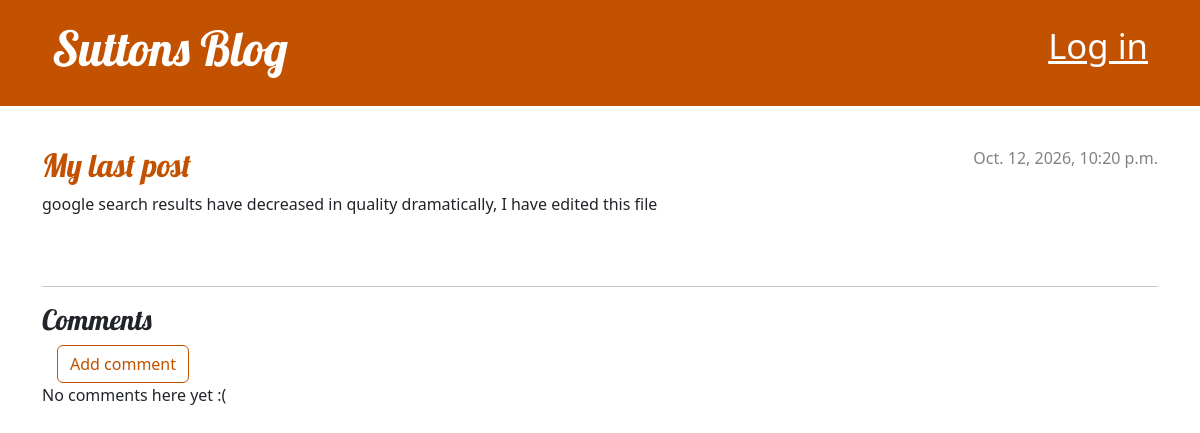
Screenshot of /post/3/ with the database file from the repository.
### blog/models.py (models this page shows, shortened)
class Post(models.Model):
    author = models.ForeignKey(settings.AUTH_USER_MODEL, on_delete=models.CASCADE)
    title = models.CharField(max_length=200)
    text = models.TextField()
    create_date = models.DateTimeField(default=timezone.now)
    published_date = models.DateTimeField(blank=True, null=True)

### blog/views.py (the view)
# urls.py: path('post/<int:pk>/', views.post_detail, name='post_detail'),
def post_detail(request, pk):
    post = get_object_or_404(Post, pk=pk)
    if post.published_date is None and not request.user.is_authenticated:
        raise Http404
    return render(request, 'blog/post_detail.html', {'post': post})

### blog/templates/blog/post_detail.html (shortened to what this page needs)
{% extends 'blog/base.html' %}
{% block content %}
    <article class="post">
        {% if post.published_date %}
            <time class="date">
                {{ post.published_date }}
            </time>
        {% endif %}
        <h2>{{ post.title }}</h2>
        <p>{{ post.text|linebreaksbr }}</p>
    </article>
    <hr>
    <h3>Comments</h3>
    <a class="btn btn-secondary" role="button" href="{% url 'add_comment_to_post' pk=post.pk %}">Add comment</a>
    {% for comment in post.comments.all %}
        {% if user.is_authenticated or comment.approved_comment %}
            <div class="comment">
                <div class="date">
                    {{ comment.created_date }}
                    {% if user.is_authenticated and not comment.approved_comment %}
                        <a class="btn btn-default" href="{% url 'comment_remove' pk=comment.pk %}" aria-label="Remove comment">Remove</a>
                        <a class="btn btn-default" href="{% url 'comment_approve' pk=comment.pk %}" aria-label="Approve comment">Approve</a>
                    {% endif %}
                </div>
                <strong>{{ comment.author }}</strong>
                <p>{{ comment.text|linebreaks }}</p>
            </div>
        {% endif %}
    {% empty %}
        <p>No comments here yet :(</p>
    {% endfor %}
{% endblock %}

### blog/static/css/blog.css (style rules this page uses)
h1, h2 { color: #C25100; font-family: 'Lobster'; }
h1, h2, h3, h4 { font-family: 'Lobster', cursive; }
.date { color: #828282; }
.post { margin-bottom: 70px; }
.post > .date, .post > .actions { float: right; }
.btn-secondary, .btn-secondary:visited { color: #C25100; background: none; border-color: #C25100; margin-left: 15px; }

### rows the page displays
Post: published_date "Oct. 12, 2026, 10:20 p.m.", title "My last post", text "google search results have decreased in quality dramatically, I have edited this file"
